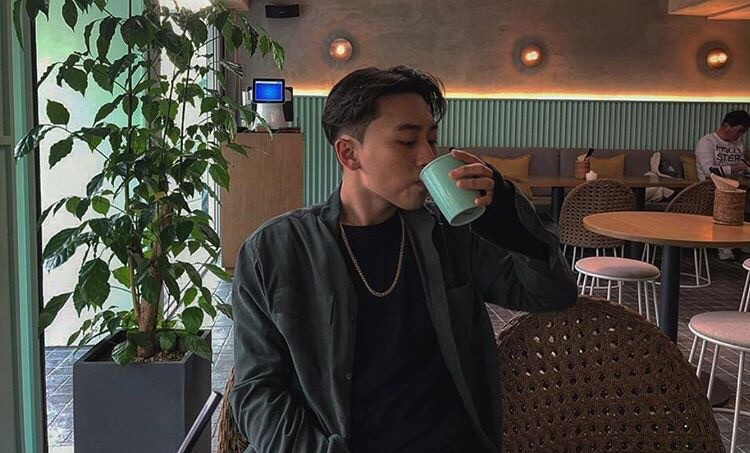
#> input picture Image/Mybin.jpg, 750 x 453 px
$ python 05.Symmetry.py
#> lines starting #> are read from the running program, lines starting #| are printed output that depends on the picture
import cv2
src = cv2.imread("Image/Mybin.jpg", cv2.IMREAD_COLOR)
#> src is the input picture: shape (453, 750, 3); mean B, G, R 64.5, 72.3, 76.8
dst = cv2.flip(src, 0) #cv2.flip()대칭함수로 이미지 대칭가능
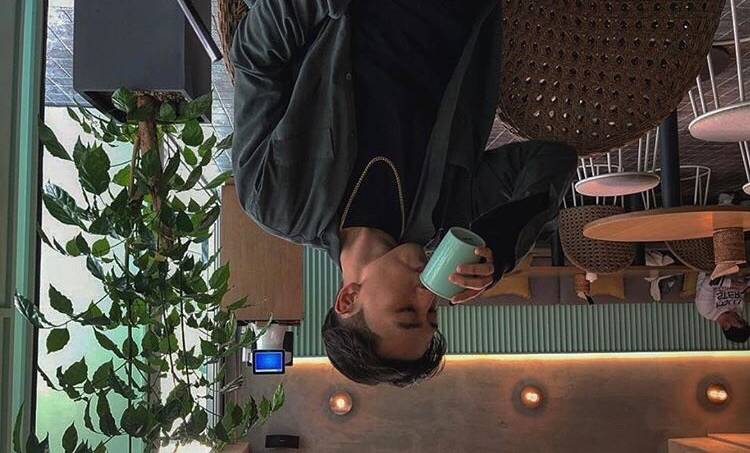
#> dst: shape (453, 750, 3); mean B, G, R 64.5, 72.3, 76.8
# flipCode < 0 : XY축 (상하좌우)
# flipCode = 0 : X축 (상하)
# flipCode > 0 : Y축 (좌우)

cv2.imshow("src",src)
cv2.imshow("dst", dst) # cv2.imshow()함수는 동일한 이미지여도 여러개 ㅆㄱㄴ

cv2.waitKey() # 키 입력대기
cv2.destroyAllWindows() # 키 입력되면 모든창 닫음
